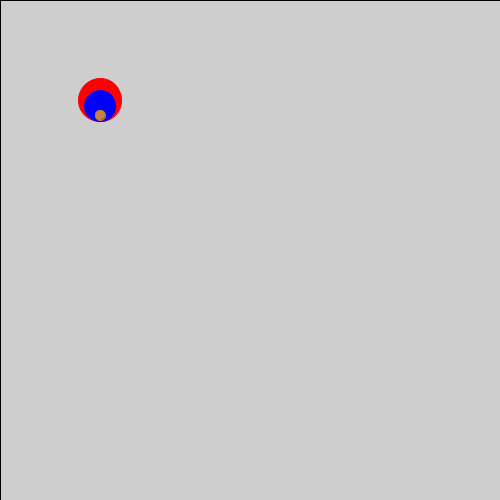
Frame 1 (no input)
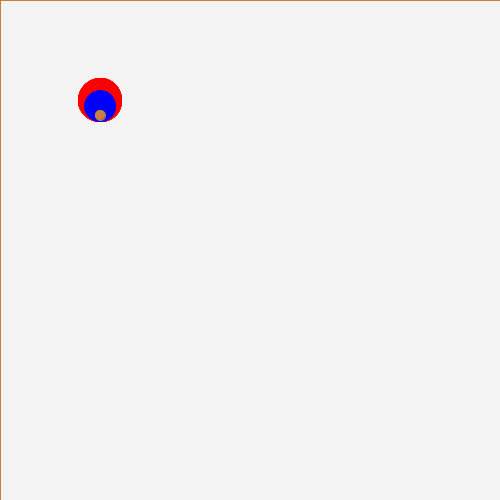
Frame 60 (the mouse pressed at the canvas centre just before this capture)
Frame 120 (the mouse held since frame 60 and released just before this capture): identical to frame 60, image omitted

The Processing sketch that drew these frames (run headless with seeded random() and noise(); from frame 60 on, the mouse is pressed at the canvas centre):

// Processing sketch: Lecture_1_polls
// ── Lecture_1_polls.pde
//data challenge on lecture 1 Polls

void setup()
{
  size(500,500);
}

void draw()
{
  //draw a transparent background
  fill(255,10);
  rect(0,0,width,height);
  
  //text
  print("ABCD");
  
  //labour
  fill(255,0,0);
  stroke(255,0,0);
  ellipse(100,100,43,43);
    
  //con
  fill(0,0,255);
  stroke(0,0,255);
  ellipse(100,106,31,31);

  //lib
  fill(200,128,64);
  stroke(200,128,64);
  ellipse(100,115,10,10);
 
}
